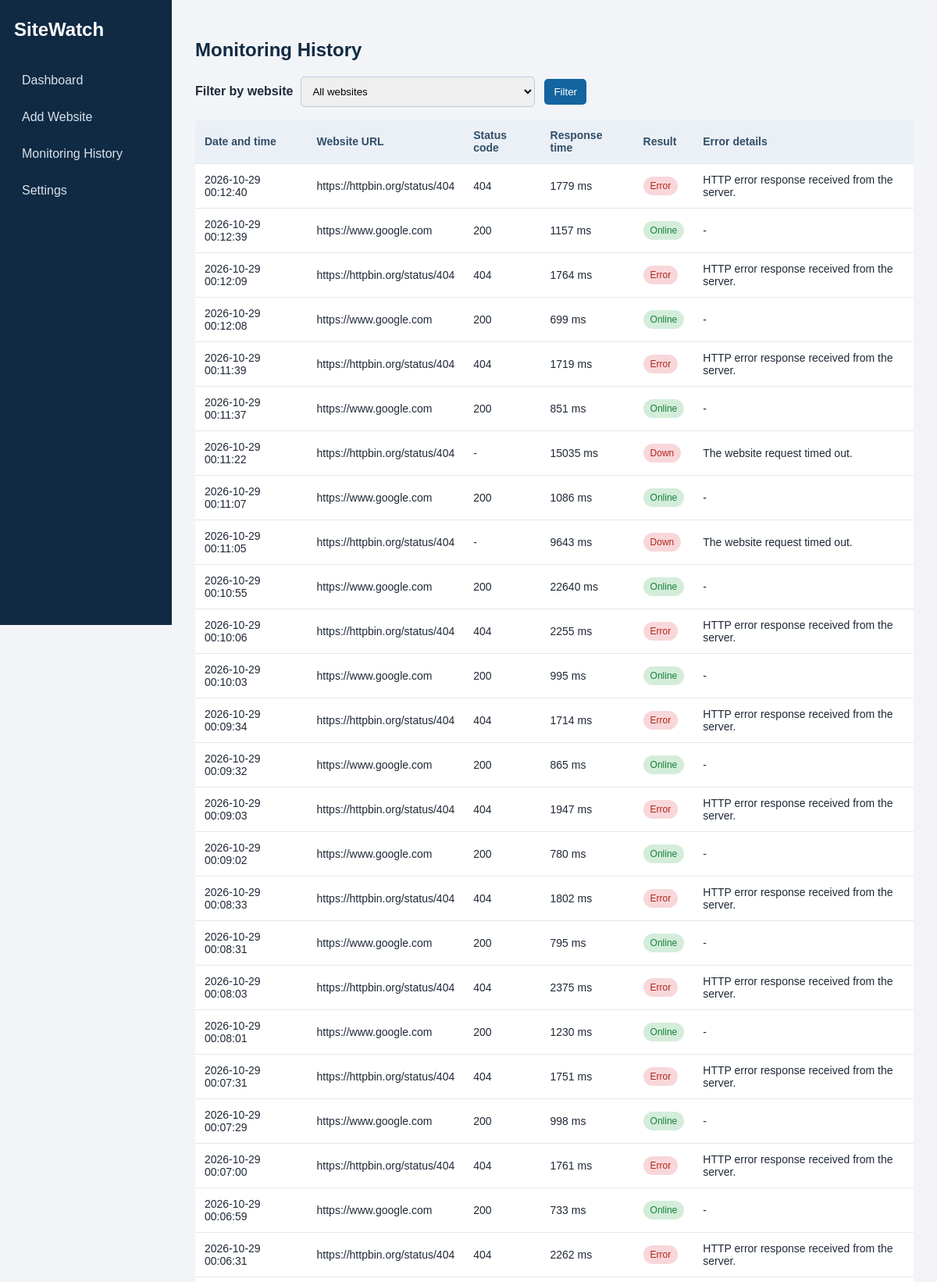
The app's page /history (upper part) with its own data.
### tables this page shows
CREATE TABLE MonitoringHistory (
            id INTEGER PRIMARY KEY AUTOINCREMENT,
            website_id INTEGER NOT NULL,
            status_code INTEGER,
            response_time INTEGER NOT NULL,
            result TEXT NOT NULL,
            checked_at TEXT NOT NULL,
            error_message TEXT,
            FOREIGN KEY (website_id) REFERENCES Websites(id) ON DELETE CASCADE
        );

CREATE TABLE Websites (
            id INTEGER PRIMARY KEY AUTOINCREMENT,
            url TEXT UNIQUE NOT NULL,
            interval_seconds INTEGER NOT NULL,
            created_at TEXT NOT NULL
        );

### app.py (the view)
@app.route("/history")
def history():
    website_id = request.args.get("website_id", "")
    connection = get_db()
    websites = connection.execute("SELECT id, url FROM Websites ORDER BY url").fetchall()
    if website_id:
        records = connection.execute("""
            SELECT h.*, w.url FROM MonitoringHistory h
            JOIN Websites w ON w.id = h.website_id
            WHERE h.website_id = ? ORDER BY h.checked_at DESC, h.id DESC
        """, (website_id,)).fetchall()
    else:
        records = connection.execute("""
            SELECT h.*, w.url FROM MonitoringHistory h
            JOIN Websites w ON w.id = h.website_id
            ORDER BY h.checked_at DESC, h.id DESC
        """).fetchall()
    connection.close()
    return render_template("history.html", records=records, websites=websites, selected=website_id)

### app.py (called while the page is built)
def get_db():
    connection = sqlite3.connect(DB_NAME)
    connection.row_factory = sqlite3.Row
    connection.execute("PRAGMA foreign_keys = ON")
    return connection

### templates/history.html (shortened to what this page needs)
{% extends "base.html" %}
{% block content %}
<h2>Monitoring History</h2>
<form class="filter-form" method="get">
    <label for="website_id">Filter by website</label>
    <select id="website_id" name="website_id">
        <option value="">All websites</option>
    </select>
    <button class="button" type="submit">Filter</button>
</form>
{% if records %}
<div class="table-wrap">
<table>
    <thead><tr><th>Date and time</th><th>Website URL</th><th>Status code</th><th>Response time</th><th>Result</th><th>Error details</th></tr></thead>
    <tbody>
    {% for row in records %}
    <tr>
        <td>{{ row.checked_at }}</td><td>{{ row.url }}</td>
        <td>{{ row.status_code if row.status_code is not none else '-' }}</td>
        <td>{{ row.response_time }} ms</td>
        <td><span class="badge {{ 'online' if row.result == 'Online' else 'failed' }}">{{ row.result }}</span></td>
        <td>{{ row.error_message if row.error_message else '-' }}</td>
    </tr>
    {% endfor %}
    </tbody>
</table>
</div>
{% else %}
<p class="empty">No monitoring history is available.</p>
{% endif %}
{% endblock %}

### static/style.css (style rules this page uses)
* { box-sizing: border-box; }
body { margin: 0; font-family: Arial, Helvetica, sans-serif; background: #f2f4f7; color: #1f2937; }
h2, h3 { color: #102a43; }
.table-wrap { overflow-x: auto; background: white; border-radius: 7px; }
table { width: 100%; border-collapse: collapse; }
th { background: #eaf0f6; text-align: left; color: #334e68; }
th, td { padding: 12px; border-bottom: 1px solid #e4e7eb; font-size: 14px; }
.badge { display: inline-block; padding: 5px 9px; border-radius: 12px; font-size: 12px; background: #d9e2ec; color: #334e68; }
.badge.online { background: #d4edda; color: #16803a; }
.badge.failed { background: #f8d7da; color: #b42318; }
.button { border: 0; border-radius: 5px; background: #1464a0; color: white; padding: 9px 12px; cursor: pointer; text-decoration: none; margin: 2px; }
label { display: block; margin: 12px 0 6px; font-weight: bold; }
input, select { width: 100%; max-width: 500px; padding: 10px; border: 1px solid #bcccdc; border-radius: 5px; margin-bottom: 12px; }
.filter-form { display: flex; align-items: center; gap: 10px; margin-bottom: 16px; }
.filter-form label { margin: 0; }
.filter-form select { width: 300px; margin: 0; }

### records on screen
MonitoringHistory: checked_at "2026-10-29 00:12:40", url "https://httpbin.org/status/404", status_code "404", response_time "1779", result "Error", error_message "HTTP error response received from the server."
MonitoringHistory: checked_at "2026-10-29 00:12:39", url "https://www.google.com", status_code "200", response_time "1157", result "Online", error_message "-"
MonitoringHistory: checked_at "2026-10-29 00:12:09", url "https://httpbin.org/status/404", status_code "404", response_time "1764", result "Error", error_message "HTTP error response received from the server."
MonitoringHistory: checked_at "2026-10-29 00:12:08", url "https://www.google.com", status_code "200", response_time "699", result "Online", error_message "-"
MonitoringHistory: checked_at "2026-10-29 00:11:39", url "https://httpbin.org/status/404", status_code "404", response_time "1719", result "Error", error_message "HTTP error response received from the server."
MonitoringHistory: checked_at "2026-10-29 00:11:37", url "https://www.google.com", status_code "200", response_time "851", result "Online", error_message "-"
MonitoringHistory: checked_at "2026-10-29 00:11:22", url "https://httpbin.org/status/404", status_code "-", response_time "15035", result "Down", error_message "The website request timed out."
MonitoringHistory: checked_at "2026-10-29 00:11:07", url "https://www.google.com", status_code "200", response_time "1086", result "Online", error_message "-"
MonitoringHistory: checked_at "2026-10-29 00:11:05", url "https://httpbin.org/status/404", status_code "-", response_time "9643", result "Down", error_message "The website request timed out."
MonitoringHistory: checked_at "2026-10-29 00:10:55", url "https://www.google.com", status_code "200", response_time "22640", result "Online", error_message "-"
MonitoringHistory: checked_at "2026-10-29 00:10:06", url "https://httpbin.org/status/404", status_code "404", response_time "2255", result "Error", error_message "HTTP error response received from the server."
MonitoringHistory: checked_at "2026-10-29 00:10:03", url "https://www.google.com", status_code "200", response_time "995", result "Online", error_message "-"
MonitoringHistory: checked_at "2026-10-29 00:09:34", url "https://httpbin.org/status/404", status_code "404", response_time "1714", result "Error", error_message "HTTP error response received from the server."
MonitoringHistory: checked_at "2026-10-29 00:09:32", url "https://www.google.com", status_code "200", response_time "865", result "Online", error_message "-"
MonitoringHistory: checked_at "2026-10-29 00:09:03", url "https://httpbin.org/status/404", status_code "404", response_time "1947", result "Error", error_message "HTTP error response received from the server."
MonitoringHistory: checked_at "2026-10-29 00:09:02", url "https://www.google.com", status_code "200", response_time "780", result "Online", error_message "-"
MonitoringHistory: checked_at "2026-10-29 00:08:33", url "https://httpbin.org/status/404", status_code "404", response_time "1802", result "Error", error_message "HTTP error response received from the server."
MonitoringHistory: checked_at "2026-10-29 00:08:31", url "https://www.google.com", status_code "200", response_time "795", result "Online", error_message "-"
MonitoringHistory: checked_at "2026-10-29 00:08:03", url "https://httpbin.org/status/404", status_code "404", response_time "2375", result "Error", error_message "HTTP error response received from the server."
MonitoringHistory: checked_at "2026-10-29 00:08:01", url "https://www.google.com", status_code "200", response_time "1230", result "Online", error_message "-"
MonitoringHistory: checked_at "2026-10-29 00:07:31", url "https://httpbin.org/status/404", status_code "404", response_time "1751", result "Error", error_message "HTTP error response received from the server."
MonitoringHistory: checked_at "2026-10-29 00:07:29", url "https://www.google.com", status_code "200", response_time "998", result "Online", error_message "-"
MonitoringHistory: checked_at "2026-10-29 00:07:00", url "https://httpbin.org/status/404", status_code "404", response_time "1761", result "Error", error_message "HTTP error response received from the server."
MonitoringHistory: checked_at "2026-10-29 00:06:59", url "https://www.google.com", status_code "200", response_time "733", result "Online", error_message "-"
MonitoringHistory: checked_at "2026-10-29 00:06:31", url "https://httpbin.org/status/404", status_code "404", response_time "2262", result "Error", error_message "HTTP error response received from the server."
